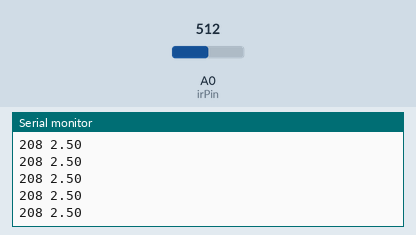
This sketch was run on a simulated Arduino Uno, built with avr-gcc and run on an emulated ATmega328P. Shown: the last lines printed to the serial monitor. Inputs (shaded band) come from the test bench; at power-on: A0 (irPin) = 512.

Above: at 1.2 s.
1.3 s: A0 (irPin) set to 716
At 1.56 s:
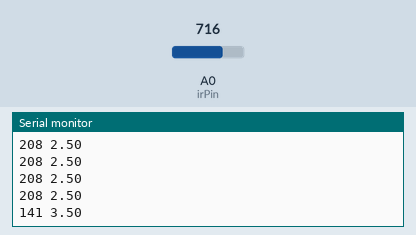
2.8 s: A0 (irPin) set to 900
At 2.97 s:
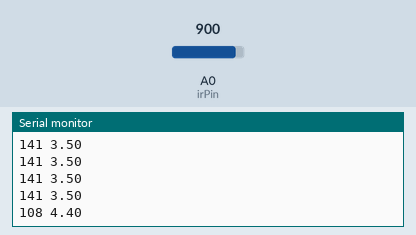
Timing chart, 0 to 5.8 s (numbered marks = the images above; inputs shaded):
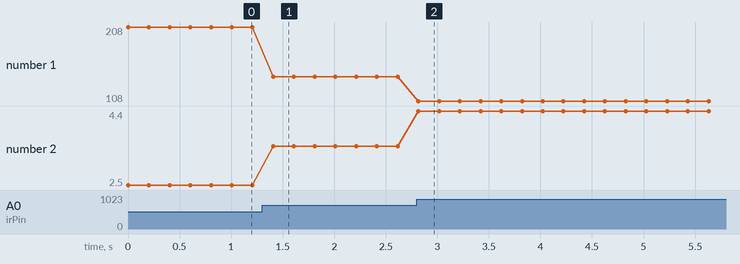

The sketch:

ir.ino
```cpp
#define irPin A0
#define numSamples 10
void setup() {
  pinMode (irPin, INPUT);
  Serial.begin(115200);
}
void loop() {
  int sample = analogRead(irPin);

  // Map the sample from 0-5
  float v = map(sample, 0, 1023, 0, 5000) / 1000.0;

  // Approximate distance (in mm) using the following equation
  int dist = (int)( 603.74 * pow(v, -1.16));

  Serial.print((String)dist +" ");
   Serial.println(v);

  delay(200);
}
```

Measured:
- after the input at 1.3 s, the serial monitor: prints a new line after 0.11 s (image 1)
- after the input at 2.8 s, the serial monitor: prints a new line at once (image 2)
- plotted number 1: 208 → 141 after the input at 1.3 s, 141 → 108 after the input at 2.8 s
- plotted number 2: 2.5 → 3.5 after the input at 1.3 s, 3.5 → 4.4 after the input at 2.8 s
